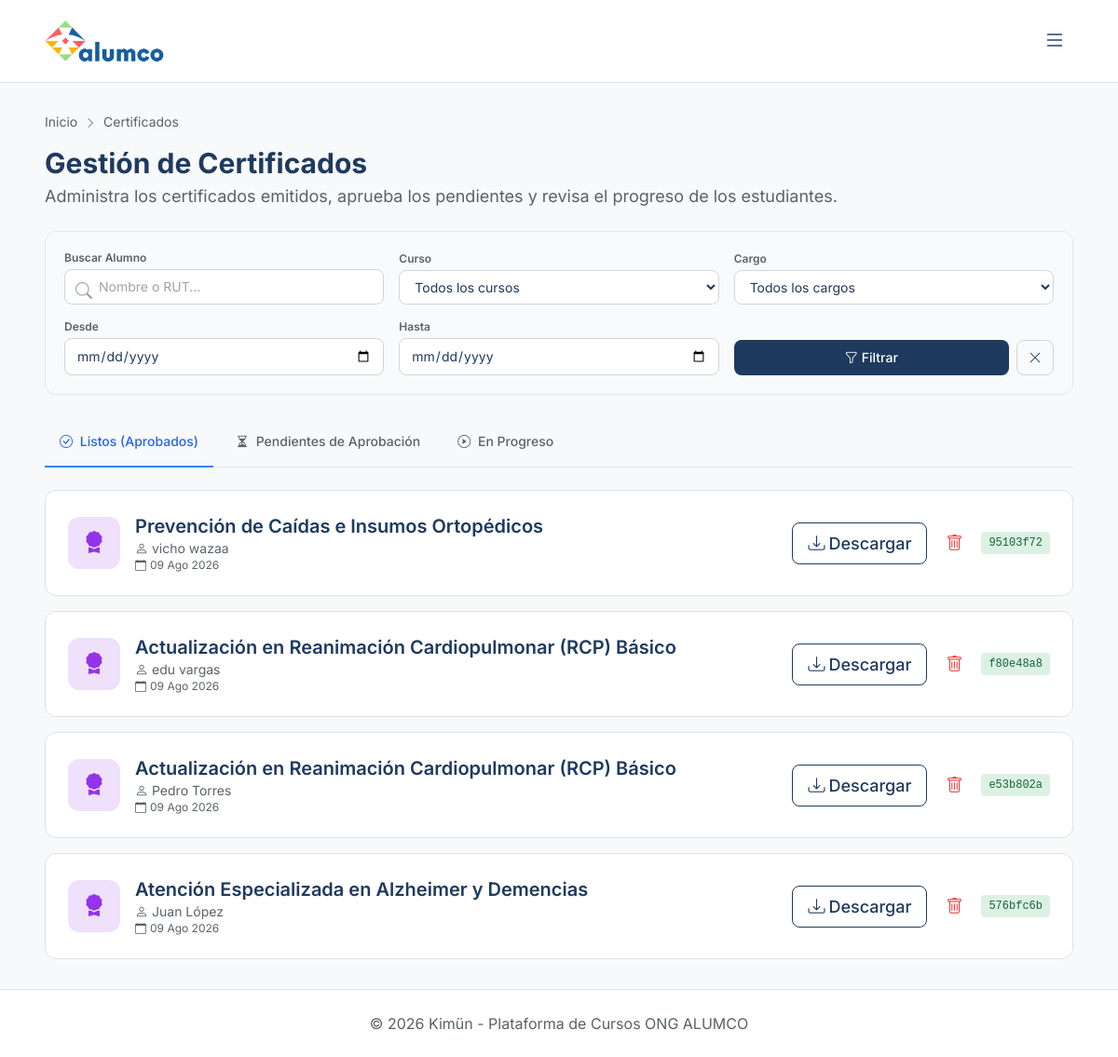
Page /certificados/ (signed in) on the committed database.
### certificados/models.py (models this page shows, shortened)
class Certificado(models.Model):
    ESTADO_CHOICES = [
        ('pendiente', 'Pendiente'),
        ('aprobado', 'Aprobado'),
        ('rechazado', 'Rechazado'),
    ]
    usuario = models.ForeignKey(
        settings.AUTH_USER_MODEL,
        on_delete=models.CASCADE,
        related_name='certificados'
    )
    curso = models.ForeignKey('cursos.Curso', on_delete=models.CASCADE, related_name='certificados')
    codigo_verificacion = models.UUIDField(default=uuid.uuid4, unique=True, editable=False)
    fecha_emision = models.DateTimeField(auto_now_add=True)
    archivo_pdf = models.FileField(upload_to='certificados/', null=True, blank=True)
    estado = models.CharField(
        max_length=20,
        choices=ESTADO_CHOICES,
        default='pendiente'
    )
    fecha_aprobacion = models.DateTimeField(null=True, blank=True)
    aprobado_por = models.ForeignKey(
        settings.AUTH_USER_MODEL,
        on_delete=models.SET_NULL,
        null=True,
        blank=True,
        related_name='certificados_aprobados'
    )
    class Meta:
        verbose_name = 'Certificado'
        verbose_name_plural = 'Certificados'

### cursos/models.py (models this page shows, shortened)
class Curso(models.Model):
    ESTADO_CHOICES = [
        ('borrador', 'Borrador'),
        ('publicado', 'Publicado'),
    ]
    titulo = models.CharField(max_length=200)
    descripcion = models.TextField()
    categoria = models.ForeignKey(
        Categoria,
        on_delete=models.SET_NULL,
        null=True,
        blank=True,
        related_name='cursos'
    )
    docente_creador = models.ForeignKey(
        settings.AUTH_USER_MODEL,
        on_delete=models.CASCADE,
        related_name='cursos_creados'
    )
    estado = models.CharField(max_length=20, choices=ESTADO_CHOICES, default='borrador')
    fecha_creacion = models.DateTimeField(auto_now_add=True)
    horas_exigidas = models.PositiveIntegerField(default=0, help_text='Horas totales exigidas para completar el curso')
    horas_por_semana = models.PositiveIntegerField(default=0, help_text='Horas de dedicación semanal esperada')
    exige_tiempo_minimo = models.BooleanField(default=False, help_text='Evita que el alumno complete el curso en menos tiempo del exigido')
    duracion_minutos = models.PositiveIntegerField(default=0, help_text='Duración estimada en minutos')
    class Meta:
        verbose_name = 'Curso'
        verbose_name_plural = 'Cursos'

### usuarios/models.py (models this page shows, shortened)
class Usuario(AbstractUser):
    ROL_CHOICES = [
        ('admin', 'Administrador'),
        ('docente', 'Docente'),
        ('colaborador', 'Colaborador'),
    ]
    rut = models.CharField(max_length=12, unique=True, verbose_name='RUT')
    rol = models.CharField(max_length=20, choices=ROL_CHOICES, default='colaborador')
    cargo = models.ForeignKey(
        AreaCargo,
        on_delete=models.SET_NULL,
        null=True,
        blank=True,
        related_name='usuarios'
    )
    fecha_ingreso = models.DateField(null=True, blank=True, verbose_name='Fecha de Ingreso')
    telefono = models.CharField(max_length=20, null=True, blank=True, verbose_name='Teléfono')
    especialidades_externas = models.TextField(
        null=True,
        blank=True,
        help_text='Especialidades, conocimientos o habilidades adquiridas fuera de Kimün.',
        verbose_name='Especialidades Externas'
    )
    limite_pacientes_personalizado = models.IntegerField(
        null=True,
        blank=True,
        help_text='Si se define, sobreescribe el límite del cargo del usuario.'
    )
    class Meta:
        verbose_name = 'Usuario'
        verbose_name_plural = 'Usuarios'

### certificados/views.py (the view, shortened to what this page needs)
# urls.py: path('', views.certificado_list, name='certificado_list'),
@login_required
@docente_or_admin_required
def certificado_list(request):
    tab = request.GET.get('tab', 'aprobados')
    q = request.GET.get('q', '')
    curso_id = request.GET.get('curso', '')
    cargo_id = request.GET.get('cargo', '')
    fecha_desde = request.GET.get('fecha_desde', '')
    fecha_hasta = request.GET.get('fecha_hasta', '')
    if request.user.rol == 'admin':
        base_cert_query = Certificado.objects.all()
        base_prog_query = InscripcionCurso.objects.filter(estado='en_progreso')
    else:
        base_cert_query = Certificado.objects.filter(curso__docente_creador=request.user)
        base_prog_query = InscripcionCurso.objects.filter(estado='en_progreso', curso__docente_creador=request.user)
    if curso_id:
        base_cert_query = base_cert_query.filter(curso_id=curso_id)
        base_prog_query = base_prog_query.filter(curso_id=curso_id)
    if cargo_id:
        base_cert_query = base_cert_query.filter(usuario__cargo_id=cargo_id)
        base_prog_query = base_prog_query.filter(usuario__cargo_id=cargo_id)
    if fecha_desde:
        base_cert_query = base_cert_query.filter(fecha_emision__gte=fecha_desde)
        base_prog_query = base_prog_query.filter(fecha_asignacion__gte=fecha_desde)
    if fecha_hasta:
        base_cert_query = base_cert_query.filter(fecha_emision__lte=fecha_hasta)
        base_prog_query = base_prog_query.filter(fecha_asignacion__lte=fecha_hasta)
    if tab == 'en_progreso':
        queryset = base_prog_query.select_related('usuario', 'curso').order_by('-fecha_asignacion')
        paginator = Paginator(queryset, 20)
        page_number = request.GET.get('page', 1)
        items_page = paginator.get_page(page_number)
        from cursos.utils import is_item_completado
        for item in items_page:
            total_items = item.curso.clases.count() + item.curso.evaluaciones.count()
            items_completados = 0
            if total_items > 0:
                for clase in item.curso.clases.all():
                    if is_item_completado(item.usuario, clase):
                        items_completados += 1
                for eval in item.curso.evaluaciones.all():
                    if is_item_completado(item.usuario, eval):
                        items_completados += 1
                item.progreso = int((items_completados / total_items) * 100)
            else:
                item.progreso = 0
    else:
        estado_filtro = 'aprobado' if tab == 'aprobados' else 'pendiente'
        queryset = base_cert_query.filter(estado=estado_filtro).select_related('usuario', 'curso').order_by('-fecha_emision')
        paginator = Paginator(queryset, 20)
        page_number = request.GET.get('page', 1)
        items_page = paginator.get_page(page_number)
    from cursos.models import Curso
    from usuarios.models import AreaCargo
    filter_params = ''
    if q: filter_params += f'&q={q}'
    if curso_id: filter_params += f'&curso={curso_id}'
    if cargo_id: filter_params += f'&cargo={cargo_id}'
    if fecha_desde: filter_params += f'&fecha_desde={fecha_desde}'
    if fecha_hasta: filter_params += f'&fecha_hasta={fecha_hasta}'
    context = {
        'items': items_page,
        'page_obj': items_page,
        'tab': tab,
        'q': q,
        'curso_id': curso_id,
        'cargo_id': cargo_id,
        'fecha_desde': fecha_desde,
        'fecha_hasta': fecha_hasta,
        'filter_params': filter_params,
    }
    if request.user.rol == 'admin':
        context['cursos'] = Curso.objects.all()
    else:
        context['cursos'] = Curso.objects.filter(docente_creador=request.user)
    context['cargos'] = AreaCargo.objects.all()
    return render(request, 'certificados/admin_certificado_list.html', context)

### templates/certificados/admin_certificado_list.html (shortened to what this page needs)
<!DOCTYPE html>
{% extends 'base.html' %}
{% block breadcrumbs %}
<nav class="text-sm mb-4" style="color: var(--color-text-secondary);">
    <a href="{% url 'inicio' %}">Inicio</a>
    <i class="bi bi-chevron-right text-xs mx-1"></i>
    <span>Certificados</span>
</nav>
{% endblock %}
{% block content %}
<div class="fade-in">
    <div class="mb-6">
        <h1 class="text-3xl font-bold">Gestión de Certificados</h1>
        <p class="mt-1" style="color: var(--color-text-secondary);">
            Administra los certificados emitidos, aprueba los pendientes y revisa el progreso de los estudiantes.
        </p>
    </div>
    <div class="bg-gray-50 dark:bg-slate-800 rounded-xl p-5 mb-6 border border-gray-200 dark:border-gray-700">
        <form method="get" class="flex flex-col gap-4">
            <div class="grid grid-cols-1 md:grid-cols-3 gap-4 items-end">
                <div>
                    <label class="block text-xs font-semibold mb-1" style="color: var(--color-text-secondary);">Buscar Alumno</label>
                    <div class="relative">
                        <i class="bi bi-search absolute left-3 top-2.5 text-gray-400"></i>
                        <input type="text" name="q" value="{{ q }}" placeholder="Nombre o RUT..." class="w-full pl-9 pr-3 py-2 text-sm rounded-lg border border-gray-300 dark:border-gray-600 bg-white dark:bg-slate-900 focus:ring-2 focus:ring-blue-500 outline-none">
                    </div>
                </div>
                <div>
                    <label class="block text-xs font-semibold mb-1" style="color: var(--color-text-secondary);">Curso</label>
                    <select name="curso" class="w-full px-3 py-2 text-sm rounded-lg border border-gray-300 dark:border-gray-600 bg-white dark:bg-slate-900 focus:ring-2 focus:ring-blue-500 outline-none">
                        <option value="">Todos los cursos</option>
                    </select>
                </div>
                <div>
                    <label class="block text-xs font-semibold mb-1" style="color: var(--color-text-secondary);">Cargo</label>
                    <select name="cargo" class="w-full px-3 py-2 text-sm rounded-lg border border-gray-300 dark:border-gray-600 bg-white dark:bg-slate-900 focus:ring-2 focus:ring-blue-500 outline-none">
                        <option value="">Todos los cargos</option>
                    </select>
                </div>
            </div>
            <div class="grid grid-cols-1 md:grid-cols-3 gap-4 items-end">
                <div>
                    <label class="block text-xs font-semibold mb-1" style="color: var(--color-text-secondary);">Desde</label>
                    <input type="date" name="fecha_desde" value="{{ fecha_desde }}" class="w-full px-3 py-2 text-sm rounded-lg border border-gray-300 dark:border-gray-600 bg-white dark:bg-slate-900 focus:ring-2 focus:ring-blue-500 outline-none">
                </div>
                <div>
                    <label class="block text-xs font-semibold mb-1" style="color: var(--color-text-secondary);">Hasta</label>
                    <input type="date" name="fecha_hasta" value="{{ fecha_hasta }}" class="w-full px-3 py-2 text-sm rounded-lg border border-gray-300 dark:border-gray-600 bg-white dark:bg-slate-900 focus:ring-2 focus:ring-blue-500 outline-none">
                </div>
                <div class="flex gap-2">
                    <button type="submit" class="w-full py-2 rounded-lg font-medium text-white transition-colors text-sm flex items-center justify-center gap-1" style="background-color: var(--color-primary);">
                        <i class="bi bi-funnel"></i> Filtrar
                    </button>
                    <a href="?tab={{ tab }}" class="py-2 px-3 rounded-lg border border-gray-300 dark:border-gray-600 hover:bg-gray-100 dark:hover:bg-slate-700 transition-colors text-sm flex items-center justify-center" title="Limpiar">
                        <i class="bi bi-x-lg"></i>
                    </a>
                </div>
            </div>
        </form>
    </div>
    <div class="mb-6 border-b border-gray-200 dark:border-gray-700">
        <ul class="flex flex-wrap -mb-px text-sm font-medium text-center" style="color: var(--color-text-secondary);">
            <li class="mr-2">
                <a href="?tab=aprobados{{ filter_params }}" class="inline-block p-4 border-b-2 rounded-t-lg transition-colors {% if tab == 'aprobados' %}border-blue-500 text-blue-600 dark:text-blue-500{% else %}border-transparent hover:border-gray-300 dark:hover:border-gray-300{% endif %}">
                    <i class="bi bi-check-circle me-1"></i> Listos (Aprobados)
                </a>
            </li>
            <li class="mr-2">
                <a href="?tab=pendientes{{ filter_params }}" class="inline-block p-4 border-b-2 rounded-t-lg transition-colors {% if tab == 'pendientes' %}border-blue-500 text-blue-600 dark:text-blue-500{% else %}border-transparent hover:border-gray-300 dark:hover:border-gray-300{% endif %}">
                    <i class="bi bi-hourglass-split me-1"></i> Pendientes de Aprobación
                </a>
            </li>
            <li class="mr-2">
                <a href="?tab=en_progreso{{ filter_params }}" class="inline-block p-4 border-b-2 rounded-t-lg transition-colors {% if tab == 'en_progreso' %}border-blue-500 text-blue-600 dark:text-blue-500{% else %}border-transparent hover:border-gray-300 dark:hover:border-gray-300{% endif %}">
                    <i class="bi bi-play-circle me-1"></i> En Progreso
                </a>
            </li>
        </ul>
    </div>
    {% if items %}
    <div class="grid gap-4">
        {% for item in items %}
        {% if tab == 'aprobados' %}
        <div class="hybrid-card rounded-xl p-6">
            <div class="flex justify-between items-center">
                <div class="flex items-center gap-4">
                    <div class="w-14 h-14 rounded-xl flex items-center justify-center text-2xl"
                         style="background-color: var(--color-purple-bg); color: var(--color-purple);">
                        <i class="bi bi-award-fill"></i>
                    </div>
                    <div>
                        <h3 class="text-xl font-semibold">{{ item.curso.titulo }}</h3>
                        <p class="text-sm" style="color: var(--color-text-secondary);">
                            <i class="bi bi-person me-1"></i>{{ item.usuario.get_full_name|default:item.usuario.username }}
                        </p>
                        <p class="text-xs" style="color: var(--color-text-secondary);">
                            <i class="bi bi-calendar me-1"></i>{{ item.fecha_emision|date:"d M Y" }}
                        </p>
                    </div>
                </div>
                <div class="flex items-center gap-3">
                    <a href="{% url 'certificados:descargar_certificado' pk=item.pk %}"
                       class="btn-outline px-4 py-2 rounded-lg font-medium border transition-colors hover:bg-gray-50 dark:hover:bg-slate-700">
                        <i class="bi bi-download me-1"></i>Descargar
                    </a>
                    <form method="post" action="{% url 'certificados:eliminar_certificado' pk=item.pk %}" class="inline">
                        <button type="submit" class="p-2 rounded-lg transition-colors hover:bg-red-100 dark:hover:bg-red-900"
                                onclick="return confirm('¿Eliminar este certificado?')" title="Eliminar">
                            <i class="bi bi-trash text-red-500"></i>
                        </button>
                    </form>
                    <span class="text-xs px-2 py-1 rounded font-mono" style="background-color: var(--color-success-bg); color: var(--color-success);">
                        {{ item.codigo_verificacion|stringformat:"s"|slice:":8" }}
                    </span>
                </div>
            </div>
        </div>
        {% endif %}
        {% endfor %}
    </div>
    {% endif %}
</div>
{% endblock %}

### rows in the picture
Certificado: curso.titulo "Prevención de Caídas e Insumos Ortopédicos", usuario.get_full_name "vicho wazaa", fecha_emision "09 Ago 2026", codigo_verificacion "95103f72"
Certificado: curso.titulo "Actualización en Reanimación Cardiopulmonar (RCP) Básico", usuario.get_full_name "edu vargas", fecha_emision "09 Ago 2026", codigo_verificacion "f80e48a8"
Certificado: curso.titulo "Actualización en Reanimación Cardiopulmonar (RCP) Básico", usuario.get_full_name "Pedro Torres", fecha_emision "09 Ago 2026", codigo_verificacion "e53b802a"
Certificado: curso.titulo "Atención Especializada en Alzheimer y Demencias", usuario.get_full_name "Juan López", fecha_emision "09 Ago 2026", codigo_verificacion "576bfc6b"
